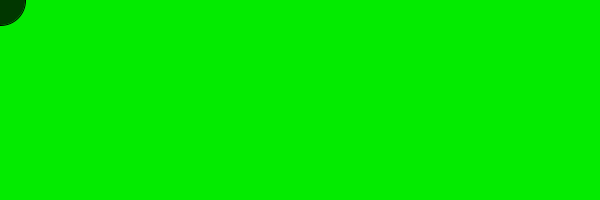
Frame 1 (no input)
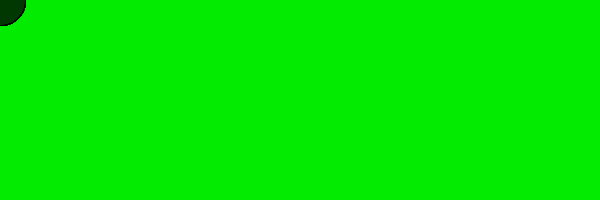
Frame 60 (the mouse pressed at the canvas centre just before this capture)
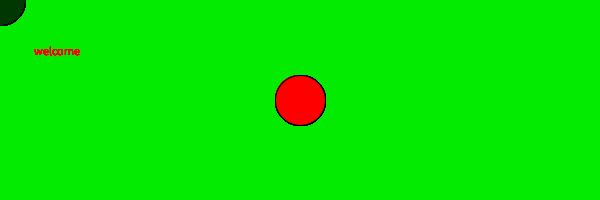
Frame 120 (the mouse held since frame 60 and released just before this capture)

The Processing sketch that drew these frames (run headless with seeded random() and noise(); from frame 60 on, the mouse is pressed at the canvas centre):

// Processing sketch: mayaiscool
// ── mayaiscool.pde
void setup() 
{ 
  size(600,200);
  background(3,235,0);
}
  void draw(){
   if (mousePressed){
    fill(355,0,0);
    text("welcome",34,55);}
    else{
    fill(1,55,0);}
    ellipse(mouseX,mouseY,50,50);
  }
